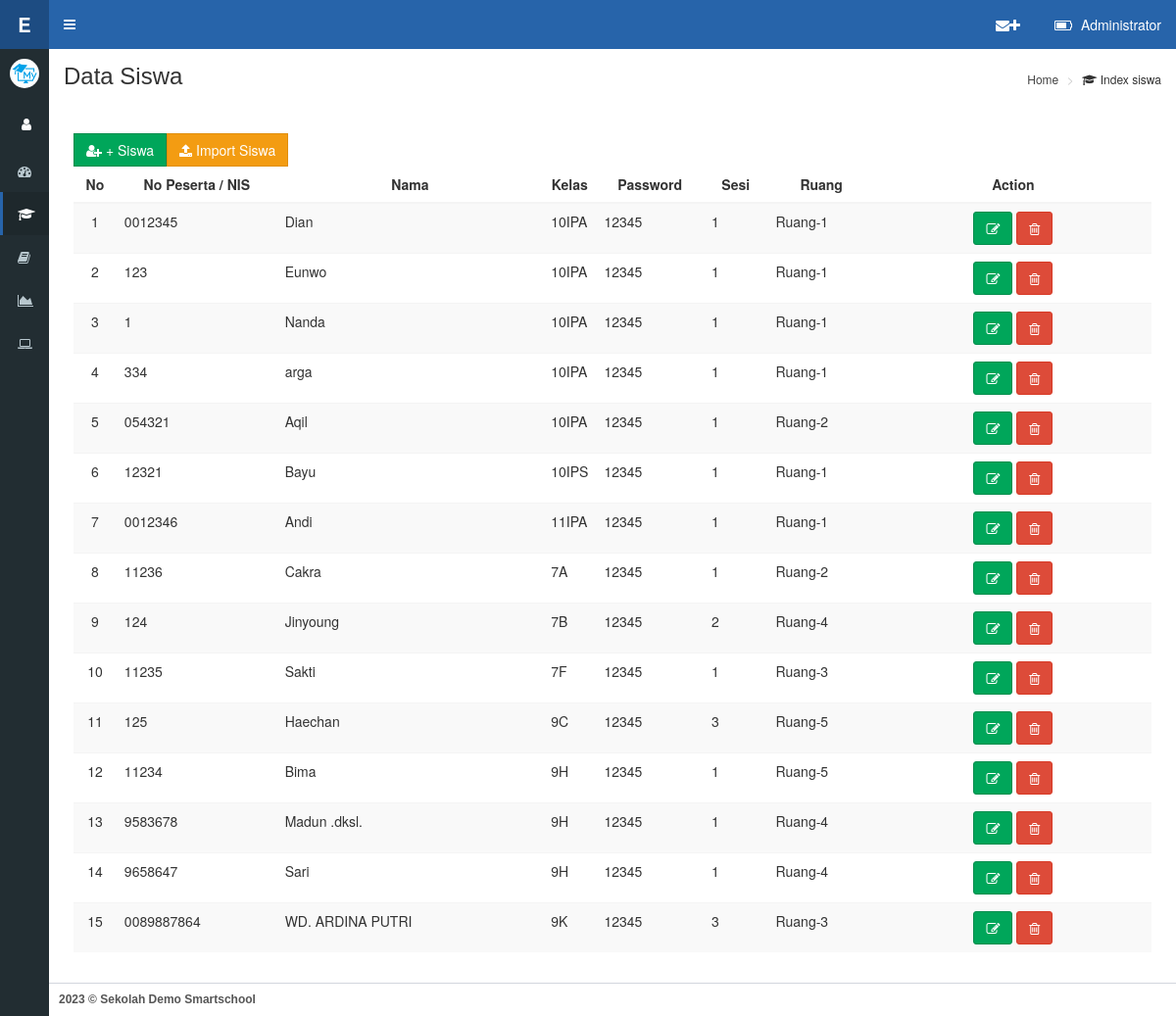
The page /on-admin/siswa.php (signed in) on the database as committed earlier.
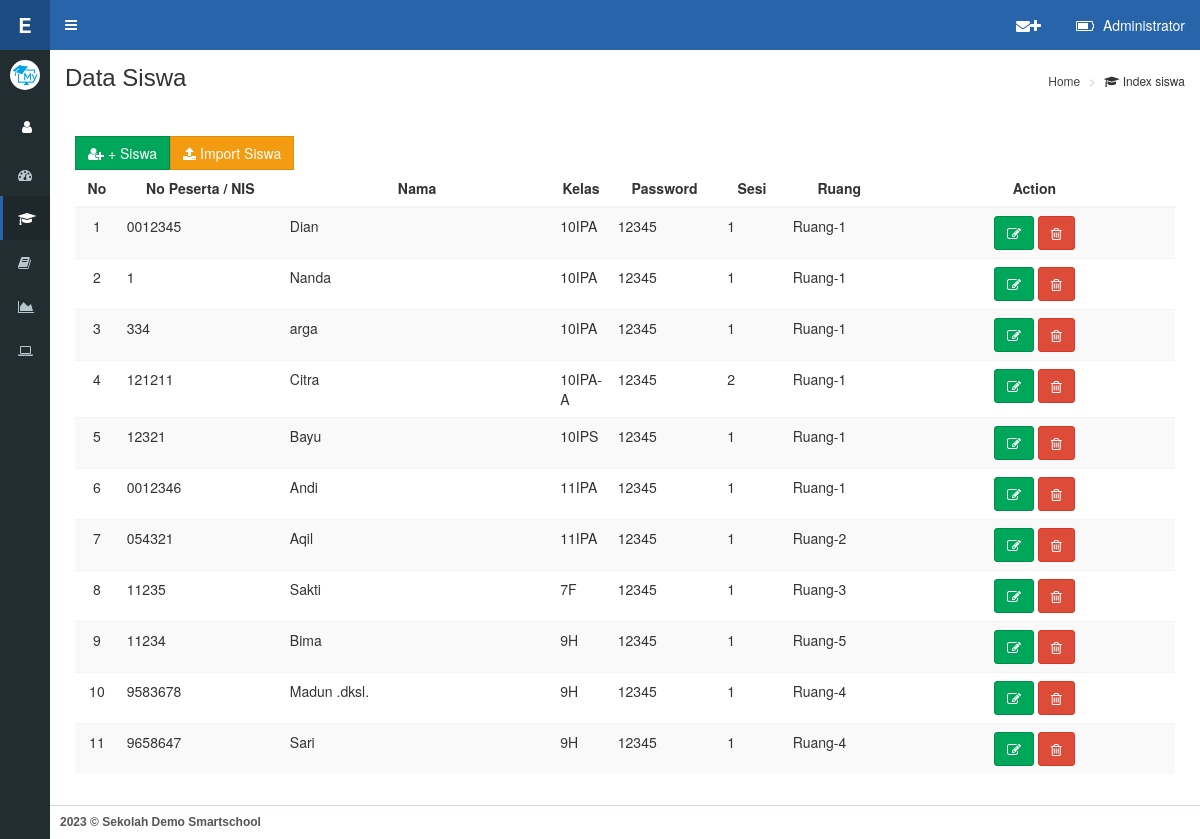
The same page on the database as committed later.
### tables this page shows
CREATE TABLE `users` (
  `id` int(10) NOT NULL,
  `nip` varchar(100) NOT NULL,
  `nama` varchar(100) NOT NULL,
  `jabatan` text NOT NULL,
  `pass` varchar(255) NOT NULL,
  `Id_User` int(11) NOT NULL DEFAULT 1,
  `Id_Usergroup_User` int(11) NOT NULL DEFAULT 1,
  `foto` varchar(100) DEFAULT NULL,
  `instagram` varchar(100) NOT NULL,
  `youtube` varchar(100) NOT NULL,
  `phone` varchar(20) NOT NULL,
  `admin_su` varchar(2) NOT NULL DEFAULT '0'
);

CREATE TABLE `profil` (
  `id` int(11) NOT NULL,
  `n_sekolah` varchar(30) NOT NULL,
  `sub_n_sekolah` varchar(100) NOT NULL,
  `kode_sekolah` varchar(30) NOT NULL,
  `logo` varchar(30) NOT NULL,
  `logo_ujian` varchar(30) NOT NULL,
  `jenis_ujian` text NOT NULL,
  `kota` varchar(30) NOT NULL,
  `tanggal` text NOT NULL,
  `th_ajaran` varchar(15) NOT NULL,
  `logo_kota` varchar(30) NOT NULL,
  `web` varchar(30) NOT NULL,
  `bg_login` varchar(30) NOT NULL,
  `kepsek` varchar(50) NOT NULL,
  `nip` varchar(20) NOT NULL
);

CREATE TABLE `siswa` (
  `id` int(10) NOT NULL,
  `nis` varchar(100) NOT NULL,
  `nama` varchar(100) NOT NULL,
  `jurusan` text NOT NULL,
  `kelas` text NOT NULL,
  `rombel` text NOT NULL,
  `pass` varchar(255) NOT NULL,
  `Id_User` int(11) NOT NULL DEFAULT 1,
  `Id_Usergroup_User` int(11) NOT NULL DEFAULT 1,
  `foto` varchar(100) DEFAULT NULL,
  `sesi` int(11) NOT NULL,
  `ruang` varchar(30) NOT NULL,
  `statuslogin` varchar(20) NOT NULL DEFAULT '0',
  `online` varchar(20) DEFAULT NULL
);

### on-admin/conn/cek.php (called while the page is built, shortened)
<?php
if (!isset($_SESSION['admin']) || empty($_SESSION['admin'])) {
header('location:../admin/index.php');
} else {
$username=$_SESSION['admin'];
}
?>

### on-admin/conn/fungsi.php (called while the page is built, shortened)
<?php
$query = mysqli_query ($konek, "SELECT * FROM users WHERE nip='$username'");
$ar = mysqli_fetch_array ($query);
$nama=$ar['nama'];
?>

### on-admin/page/dt_siswa.php (the view, shortened to what this page needs)
<thead>
	<tr>
		<th width="4%">No</th>
		<th width="15%">No Peserta / NIS</th>
		<th width="25%">Nama</th>
		<th width="4%">Kelas</th>
		<th width="10%">Password</th>
		<th width="6%">Sesi</th>
		<th width="10%">Ruang</th>
		<th width="30%">Action</th>
	</tr>
</thead>
<tbody>
	<?php
		$querydosen = mysqli_query ($konek, "SELECT * FROM siswa ORDER by kelas ASC");
		$i=1;
		while ($ar = mysqli_fetch_array ($querydosen)){
			echo "
				<tr>
					<td align=center>$i</td>
					<td>$ar[nis]</td>
					<td>$ar[nama]</td>
					<td>$ar[kelas]</td>
					<td>$ar[pass]</td>
					<td>$ar[sesi]</td>
					<td>$ar[ruang]</td>
					<td align=center>
					<a class='open_modal' style='font-decoration:none;color:#222;' id='$ar[id]'><button type='button' class='btn btn-success'><i class='fa fa-pencil-square-o'></i></button></a>
					<a style='font-decoration:none;color:#222;' onClick='confirm_delete(\"page/siswa_delete.php?id=$ar[id]\")'><button type='button' class='btn btn-danger'><i class='fa fa-trash-o'></i></button></a>
					</td>
				</tr>";
		$i++;
		}
	?>
</tbody>

### on-admin/siswa.php (shortened to what this page needs)
<?php
include ('../koneksi/koneksi.php');
include ('conn/cek.php');
include ('conn/fungsi.php');
?>
<!DOCTYPE html>
<html>
 <head>
	<link href="../js/sweetalert.css" rel="stylesheet" type="text/css"/>
	<?php
		include "bundle/bundle_css.php";
	?>
  </head>
<?php
include "tema/tema.php";
?>
    <div class="wrapper">
      <?php
        include 'navbar/content_header.php';
      ?>
      <aside class="main-sidebar">
        <section class="sidebar">
      <?php
        include "navbar/userpanel.php";
      ?>
          <ul class="sidebar-menu" data-widget="tree">
                <li><a href="index.php"><i class="fa fa-tachometer"></i><span> Dashboard</span></a></li>
				<li class="active"><a href="siswa.php"><i class="fa fa-graduation-cap"></i><span> Management Siswa</span></a></li>
				<li class="treeview">
                  <a href="#">
                    <i class="fa fa-book"></i>
                  </a>
                </li>
				    <li><a href="hasiltest.php"><i class="fa fa-area-chart"></i><span> Hasil Test</span></a></li>
					<li><a href="monitor.php"><i class="fa fa-laptop"></i><span> Monitoring Ujian</span></a></li>
          </ul>
        </section>
      </aside>
      <div class="content-wrapper">
        <section class="content-header">
          <h1>Data Siswa</h1>
          <ol class="breadcrumb">
            <li><a href="#"> Home</a></li>
            <li><i class="fa fa-graduation-cap"></i> Index siswa</li>
          </ol>
        </section>
        <section class="content">
          <div class="row">
            <div class="col-xs-12">
              <div class="box">
                <div class="box-header">
				</div>
                <div class="box-body">
<div class="btn-group" role="group" aria-label="...">
  <button id="clot" type="button" class="btn btn-success" data-target="#ModalAdd" data-toggle="modal"><i class="fa fa-user-plus"></i> + Siswa</button>
  <a href="siswa-import.php"><button id="clot" type="button" class="btn btn-warning"><i class="fa fa-upload"></i> Import Siswa</button></a>
</div>
				<div style="overflow-x:auto;" id="printableArea">
                <table id="data2" class="table table-hover table-striped">
					<?php
					include "page/dt_siswa.php";
					?>
					</table>
				</div>
		</section>
    </div>
    <?php
		include	"navbar/content_footer.php";
	?>
  </body>
</html>

### on-admin/bundle/bundle_css.php (shortened to what this page needs)
   <link href="../js/sweetalert.css" rel="stylesheet">
   <link rel="stylesheet" href="../aset/bootstrap/css/bootstrap.min.css">
   <link rel="stylesheet" href="../aset/bootstrap/css/pace.css">
   <link rel="stylesheet" href="../aset/fa/css/font-awesome.css">
   <link rel="stylesheet" href="../aset/plugins/datatables/dataTables.material.min.css">
   <link rel="stylesheet" href="../aset/plugins/datatables/buttons.dataTables.min.css">
   <link rel="stylesheet" href="../aset/plugins/select2/select2.css">
   <link rel="stylesheet" href="../aset/dist/css/AdminLTE.css">
   <link rel="stylesheet" href="../aset/dist/css/skins/_all-skins2.css">
<link rel="stylesheet" href="../aset/plugins/datepicker/datepicker3.css">

### on-admin/tema/tema.php (shortened to what this page needs)
<?php
	$querydosen = mysqli_query ($konek, "SELECT * FROM theme where id='1'");
						while ($ar = mysqli_fetch_array ($querydosen)){
?>
<body class='hold-transition skin-<?php echo $ar['warna'];?> fixed sidebar-mini sidebar-collapse' style='font-family:'Segoe UI''>
<?php }?>

### on-admin/navbar/content_header.php (shortened to what this page needs)
<header class="main-header">
<div class="logo">
<span class="logo-sm">
<b style="color:white;">E CBT <?php echo date ('Y') ?></b></span>
</div>
  <nav class="navbar navbar-static-top" role="navigation">
    <a href="#" class="sidebar-toggle" data-toggle="push-menu" role="button">
    </a>
    <div class="navbar-custom-menu">
      <ul class="nav navbar-nav">
        <li class="dropdown user user-menu">
          <a href="#" class="dropdown-toggle" data-toggle="dropdown">
            <i class="fa fa-battery-three-quarters"></i>
                <span class="hidden-xs" style="text-transform:capitalize;"><?php echo $nama;?></span>
          </a>
        </li>
      </ul>
    </div>
    <div class="navbar-custom-menu">
      <ul class="nav navbar-nav">
        <li class="dropdown user user-menu">
          <a href="pesan.php">
            <i class="fa fa-envelope"><i class="fa fa-plus"></i></i>
          </a>
        </li>
      </ul>
    </div>
  </nav>
</header>

### on-admin/navbar/userpanel.php (shortened to what this page needs)
<?php
$qq = mysqli_query ($konek, "SELECT * FROM profil where id='1'");
						while ($xx = mysqli_fetch_array ($qq)){
                        ?>
		<div class="user-panel">
            <div class="pull-left image">
              <img src="../aset/foto/<?php echo $xx['logo'];?>" class="img-circle" alt="User Image">
            </div>
		  </div>
		  <div class="user-panel">
            <div class="pull-left image">
			<a href="profil.php" data-toggle="tooltip" data-placement="right" title="Profil"><button id="cog" class="btn btn-default btn-md"><i class="fa fa-user"></i></button></a>
            <a href="theme.php" data-placement="right" data-toggle="tooltip" title="setting"><button id="cog" class="btn btn-default"><i class="fa fa-cog"></i></button></a>
            </div>
        </div>
<?php }?>

### on-admin/navbar/content_footer.php (shortened to what this page needs)
<footer class="main-footer">
    <h6><b> <?php echo date("Y") ?> &copy; Sekolah Demo Smartschool </b></h6>
</footer>

### on-admin/bundle/bundle_css.php (style rules this page uses)
.content-wrapper { background-color: #ffffff; }
.content { background-color: #ffffff; }
.box { -webkit-box-shadow: none; -moz-box-shadow: none; box-shadow: none; border: 0; }

### on-admin/siswa.php (style rules this page uses)
#clot { border-radius:0; }
#cog { border-radius:0; background-color:#222d32; color:white; border:0; }

### on-admin/navbar/content_footer.php (style rules this page uses)
.main-footer { position: fixed; padding:0; padding-left:10px; left: 0; bottom: 0; width: 100%; color: #565656; text-align: left; font-family: sans-serif; }

Rows that differ between the two databases and show on the page:
removed siswa: nis "123", nama "Eunwo", kelas "10IPA", pass "12345", sesi "1", ruang "Ruang-1"
removed siswa: nis "11236", nama "Cakra", kelas "7A", pass "12345", sesi "1", ruang "Ruang-2"
removed siswa: nis "124", nama "Jinyoung", kelas "7B", pass "12345", sesi "2", ruang "Ruang-4"
removed siswa: nis "125", nama "Haechan", kelas "9C", pass "12345", sesi "3", ruang "Ruang-5"
removed siswa: nis "0089887864", nama "WD. ARDINA PUTRI", kelas "9K", pass "12345", sesi "3", ruang "Ruang-3"
added siswa: nis "121211", nama "Citra", kelas "10IPA-A", pass "12345", sesi "2", ruang "Ruang-1"
changed siswa "Aqil": kelas "10IPA" → "11IPA"; moves down the list
